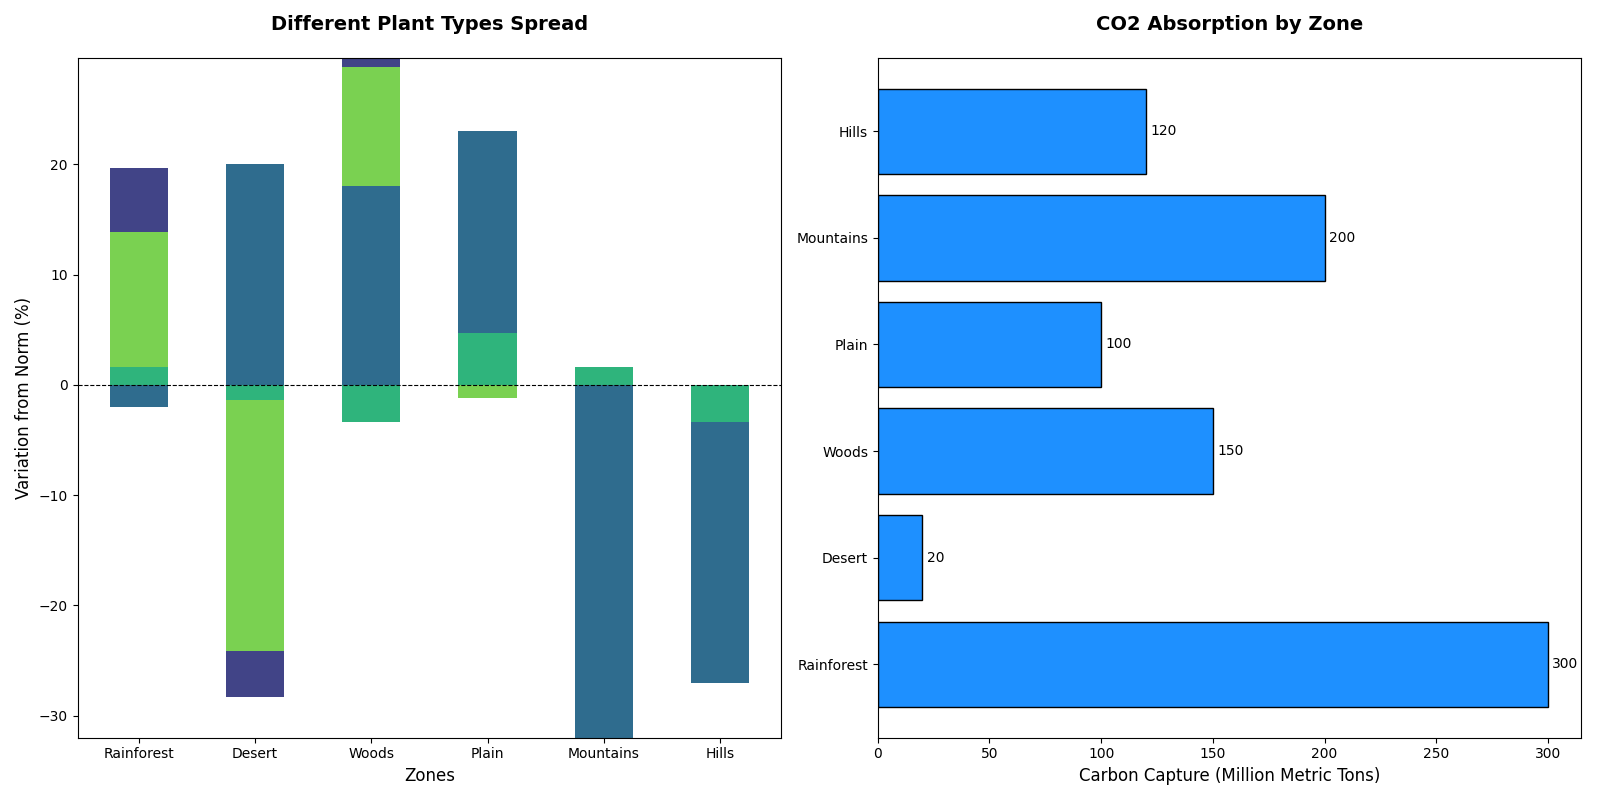

This figure's Python source:
import matplotlib.pyplot as plt
import numpy as np

regions = ['Rainforest', 'Desert', 'Woods', 'Plain', 'Mountains', 'Hills']
species = ['Bush', 'Herb', 'Weed', 'Blossom', 'Moss']
species_distribution = [
    [50, 5, 10, 30, 5], 
    [2, 15, 70, 5, 8],  
    [60, 10, 15, 5, 10],  
    [35, 5, 50, 8, 2],   
    [10, 20, 5, 60, 5],   
    [25, 10, 5, 50, 10] 
]

carbon_sequestration = [300, 20, 150, 100, 200, 120]

colors = plt.cm.viridis(np.linspace(0.2, 0.8, len(species)))
colors = [colors[2], colors[0], colors[4], colors[1], colors[3]]

fig, (ax1, ax2) = plt.subplots(1, 2, figsize=(16, 8))

avg_distribution = np.mean(np.array(species_distribution), axis=0)

sequence_ids = np.arange(len(regions))
bottom_vals = np.zeros(len(regions))

for i, specie in enumerate(species):
    currentSpeciesDistribution = np.array([dist[i] - avg_distribution[i] for dist in species_distribution])
    ax1.bar(sequence_ids, currentSpeciesDistribution, 0.5, color=colors[i], bottom=bottom_vals)
    bottom_vals += currentSpeciesDistribution

ax1.set_xlabel('Zones', fontsize=12)
ax1.set_ylabel('Variation from Norm (%)', fontsize=12)
ax1.set_title('Different Plant Types Spread', fontsize=14, fontweight='bold', pad=20)
ax1.set_xticks(sequence_ids)
ax1.set_xticklabels(regions)
ax1.axhline(0, color='black', linewidth=0.8, linestyle='--')

bars = ax2.barh(regions, carbon_sequestration, color='dodgerblue', edgecolor='black')

ax2.set_xlabel('Carbon Capture (Million Metric Tons)', fontsize=12)
ax2.set_title('CO2 Absorption by Zone', fontsize=14, fontweight='bold', pad=20)

for bar in bars:
    width = bar.get_width()
    ax2.annotate(f'{width}', 
                 xy=(width, bar.get_y() + bar.get_height()/2), 
                 xytext=(3, 0), 
                 textcoords='offset points', 
                 ha='left', va='center', fontsize=10)

plt.tight_layout()
plt.show()
